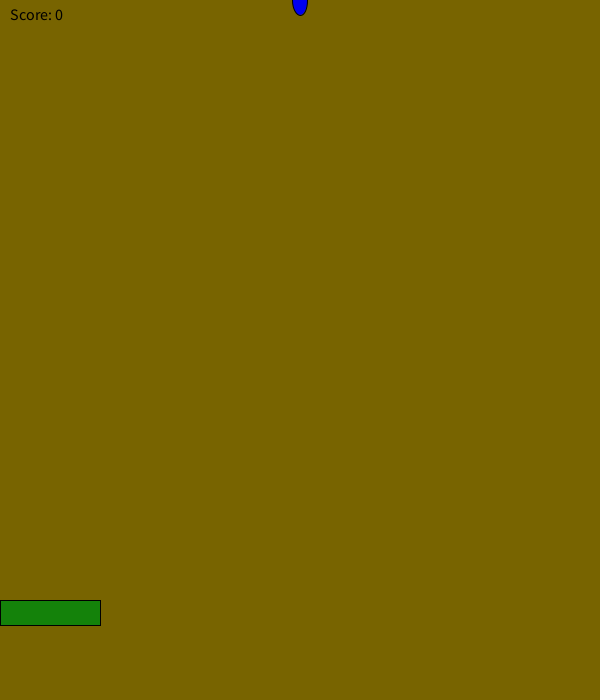
Frame 1 (no input)
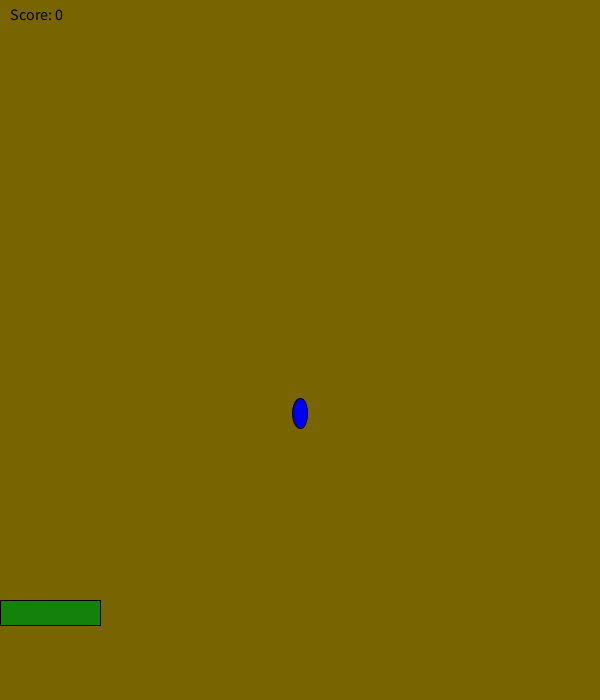
Frame 60 (the mouse pressed at the canvas centre just before this capture)
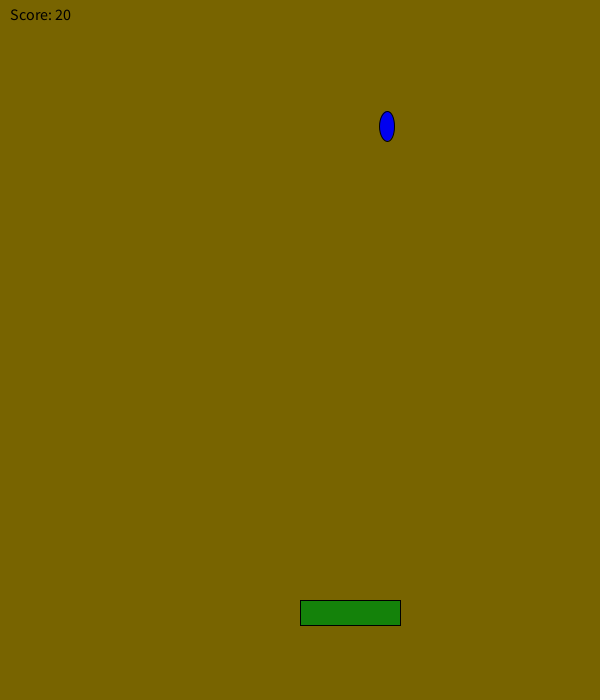
Frame 120 (the mouse held since frame 60 and released just before this capture)

The Processing sketch that drew these frames (run headless with seeded random() and noise(); from frame 60 on, the mouse is pressed at the canvas centre):

// Processing sketch: RainGame
// ── RainGame.pde
int score = 0;
int rainDropY = 0;
int rainDropX = 300;
void setup() {
size(600,700);
}
void draw() {
background(120, 100, 0);
fill(20, 130, 10);
rect(mouseX, 600, 100, 25);
fill(0, 0, 240);
stroke(0, 0, 0);
ellipse(rainDropX, rainDropY, 15, 30);
rainDropY += 7;
if(rainDropY > 700) {
  rainDropY = 0;
  int randomNumber = (int) random(width);
  rainDropX = randomNumber;
}
checkCatch(rainDropX);
fill(0, 0, 0);
textSize(16);
text("Score: " + score, 10, 20);
}
void checkCatch(int x){
     if (x > mouseX && x < mouseX+100)
          score++;
     else if (score > 0) 
          score--;
     println("Your score is now: " + score); }
